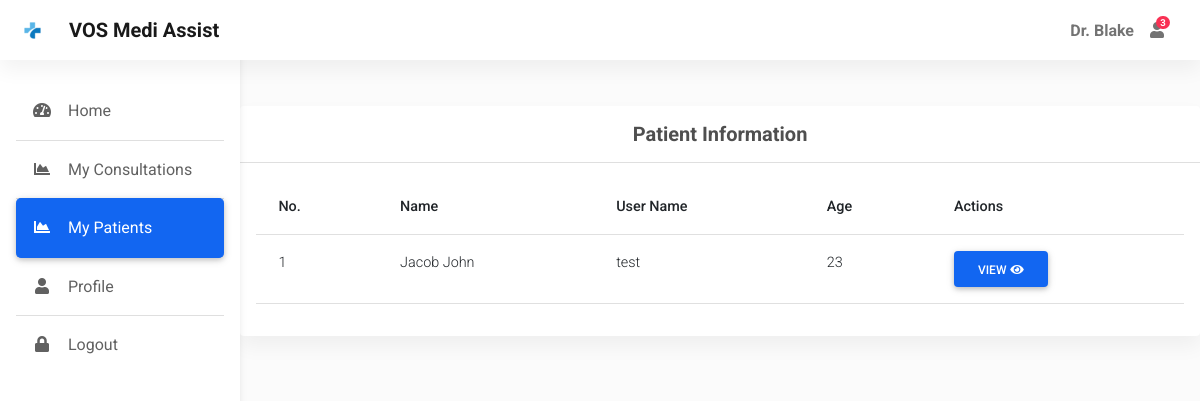
Page /mypatients (signed in) on the earlier database version.
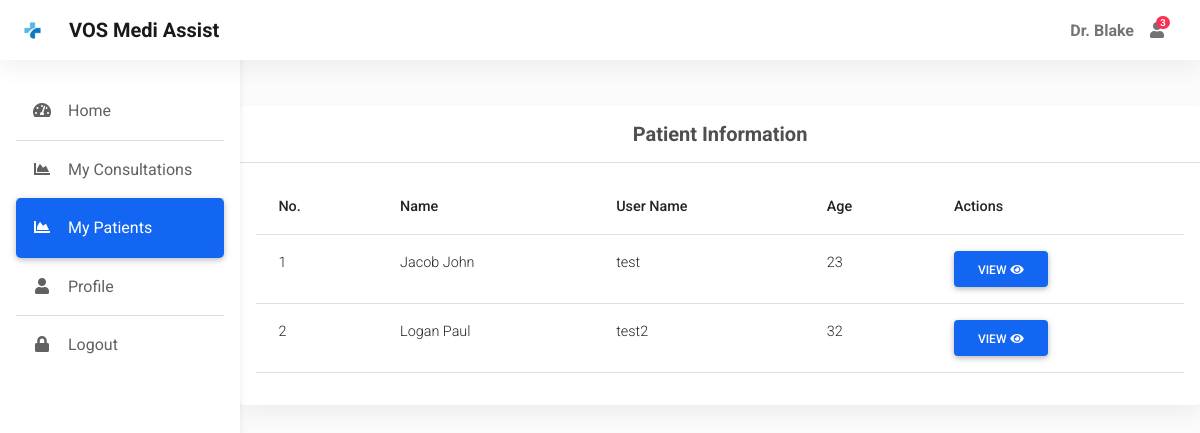
Same page on the later database version.
### app.py (models this page shows)
class User(db.Model, UserMixin):
    id = db.Column(db.Integer, primary_key=True)
    username = db.Column(db.String(50), nullable=False, unique=True)
    password = db.Column(db.String(50), nullable=False)
    name = db.Column(db.String(50), nullable=False)
    address = db.Column(db.String(80))
    city = db.Column(db.String(30))
    dob = db.Column(db.Date, nullable=False)
    gender = db.Column(db.String(10), nullable=False)
    is_doctor = db.Column(db.Boolean, default=False, nullable=False)
    mobile = db.Column(db.Integer)

### app.py (the view)
@app.route("/mypatients", methods=['GET', 'POST'])
@login_required
def mypatients():
    if current_user.is_doctor:
        patients = User.query.filter_by(is_doctor = False).all()
        return render_template('mypatients.html', patients = patients)
    else:
        return redirect(url_for('home'))

### app.py (called while the page is built)
@login_manager.user_loader
def load_user(user_id):
    return User.query.get(int(user_id))

def calculate_age(born):
    age = today.year - born.year - ((today.month, today.day) < (born.month, born.day))
    if age <= 0:
        return 1
    else:
        return age

@app.context_processor
def inject_datetime():
    return dict(datetime=datetime)

### templates/mypatients.html (shortened to what this page needs)
{% extends "dashboard.html" %}
{% block main %}
<div class="continer pt-5">
    <section class="mb-4">
        <div class="card">
          <div class="card-header text-center py-3">
            <h5 class="mb-0 text-center">
              <strong>Patient Information</strong>
            </h5>
          </div>
          <div class="card-body">
            <div class="table-responsive">
              <table class="table table-hover text-nowrap">
                <thead>
                  <tr>
                    <th scope="col">No.</th>
                    <th scope="col">Name</th>
                    <th scope="col">User Name</th>
                    <th scope="col">Age</th>
                    <th scope="col">Actions</th>
                  </tr>
                </thead>
                <tbody>
                  {% for patient in patients %}
                    <tr id="{{ loop.index }}">
                      <td>{{ loop.index }}</td>
                      <td>{{ patient.name }}</td>
                      <td>{{ patient.username }}</td>
                      <td>{{ patient.dob|calculate_age }}</td>
                      <td>
                        <a href="/viewpatient/{{ patient.id }}" class="btn btn-primary">View  <i class="fas fa-eye fa-fw"></i></a>
                      </td>
                    </tr>
                  {% endfor %}
                </tbody>
              </table>
            </div>
          </div>
      </section>
</div>
{% endblock %}

### templates/dashboard.html (shortened to what this page needs)
<!DOCTYPE html>
<html lang="en">
<head>
  <link rel="stylesheet" href="https://use.fontawesome.com/releases/v5.11.2/css/all.css" />
  <link rel="stylesheet" href="{{ url_for('static', filename='css/mdb.min.css') }}" />
  <link rel="stylesheet"  href="{{ url_for('static', filename='css/admin.css') }}"/>
</head>
<body>
  <header>
    <nav id="sidebarMenu" class="collapse d-lg-block sidebar collapse bg-white">
      <div class="position-sticky">
        <div class="list-group list-group-flush mx-3 mt-4">
          <a href="{{ url_for('home') }}" class="list-group-item list-group-item-action py-3 ripple {% if request.endpoint == 'home' %}active{% endif %}" aria-current="true">
            <i class="fas fa-tachometer-alt fa-fw me-3"></i><span>Home</span>
          </a>
          {% if current_user.is_doctor %}
          <a href="{{ url_for('myappointments') }}" class="list-group-item list-group-item-action py-3 ripple {% if request.endpoint == 'myappointments' %}active{% endif %}">
            <i class="fas fa-chart-area fa-fw me-3"></i><span>My Consultations</span>
          </a>
          <a href="{{ url_for('mypatients') }}" class="list-group-item list-group-item-action py-3 ripple {% if request.endpoint == 'mypatients' or request.endpoint == 'viewpatient' %}active{% endif %}">
            <i class="fas fa-chart-area fa-fw me-3"></i><span>My Patients</span>
          </a>
          {% endif %}
          <a href="{{ url_for('profile') }}" class="list-group-item list-group-item-action py-3 ripple {% if request.endpoint == 'profile' %}active{% endif %}"><i
              class="fas fa-user fa-fw me-3"></i><span>Profile</span></a>
          <a href="{{ url_for('logout') }}" class="list-group-item list-group-item-action py-3 ripple">
            <i class="fas fa-lock fa-fw me-3"></i><span>Logout</span>
          </a>
        </div>
      </div>
    </nav>
    <nav id="main-navbar" class="navbar navbar-expand-lg navbar-light bg-white fixed-top">
      <div class="container-fluid">
        <a class="navbar-brand d-flex align-items-center fw-bold" href="/"><img class="d-inline-block me-3" " src="{{ url_for('static', filename='img/icons/logo.png') }}" alt="" />VOS Medi Assist</a>
        <ul class="navbar-nav ms-auto d-flex flex-row">
            <li>
                <a class="nav-link me-3 me-lg-0 d-flex align-items-center fw-bold" href="#">{{ current_user.name }}</a>
            </li>
          <li class="nav-item dropdown">
            <a class="nav-link me-3 me-lg-0 dropdown-toggle hidden-arrow" href="#" id="navbarDropdownMenuLink"
              role="button" data-mdb-toggle="dropdown" aria-expanded="false">
              <i class="fas fa-user"></i>
              <span class="badge rounded-pill badge-notification bg-danger">3</span>
            </a>
          </li>
          <li class="nav-item dropdown">
            <a class="nav-link dropdown-toggle hidden-arrow d-flex align-items-center" href="#"
              id="navbarDropdownMenuLink" role="button" data-mdb-toggle="dropdown" aria-expanded="false">
            </a>
          </li>
        </ul>
      </div>
    </nav>
  </header>
  <main style="margin-top: 58px">
    {% block main %}
    {% endblock %}
  </main>
</body>
</html>

### static/css/admin.css (style rules this page uses)
body { background-color: #fbfbfb; }
@media (min-width: 991.98px) { main { padding-left: 240px; } }
.sidebar { position: fixed; top: 0; bottom: 0; left: 0; padding: 58px 0 0; box-shadow: 0 2px 5px 0 rgb(0 0 0 / 5%), 0 2px 10px 0 rgb(0 0 0 / 5%); width: 240px; z-index: 600; }
.sidebar .active { border-radius: 5px; box-shadow: 0 2px 5px 0 rgb(0 0 0 / 16%), 0 2px 10px 0 rgb(0 0 0 / 12%); }

Differences in the rows shown:
added User: name "Logan Paul", username "test2", dob|calculate_age "32"
